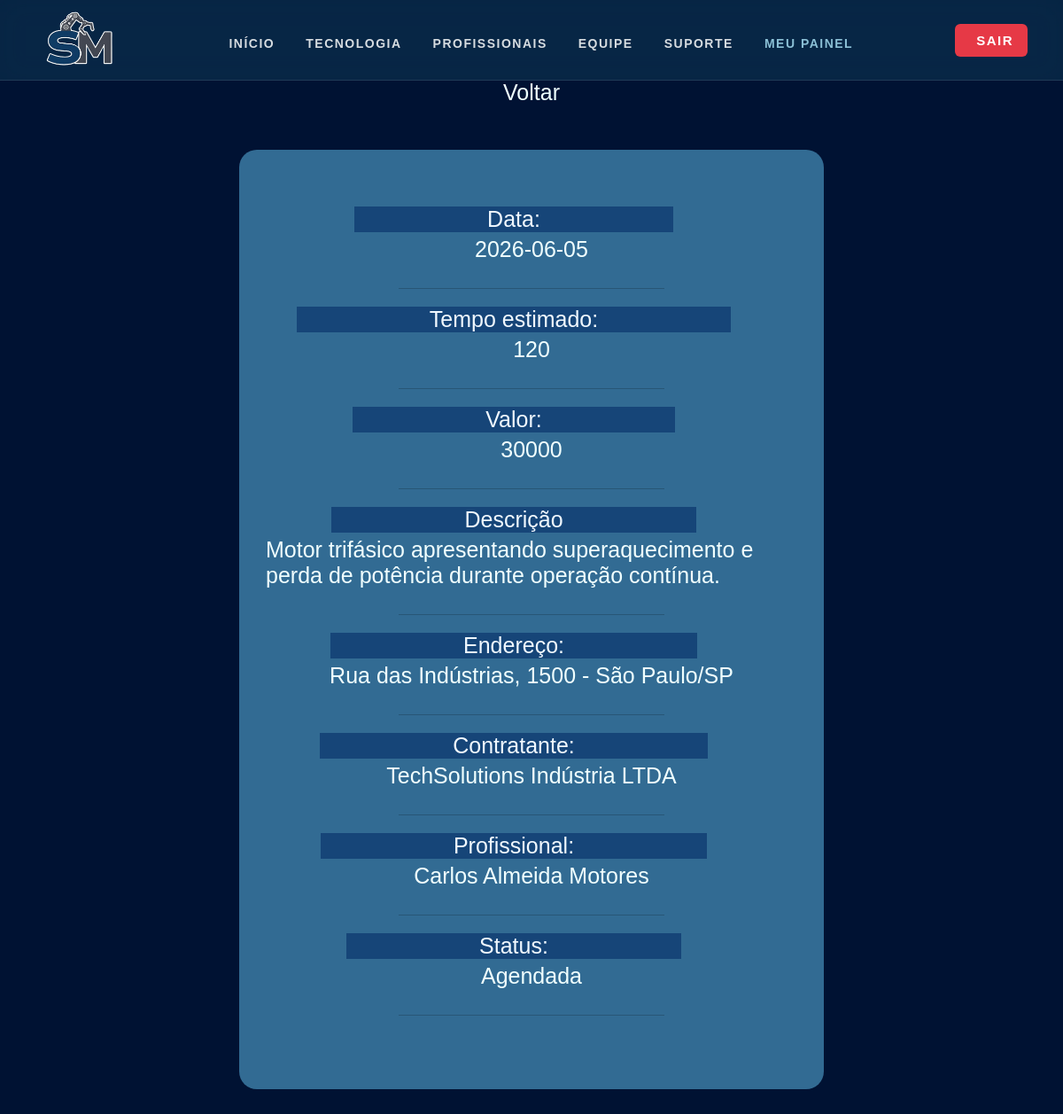
The app's page /user/detalhesContratacao.php?id=3 (signed in), older data.
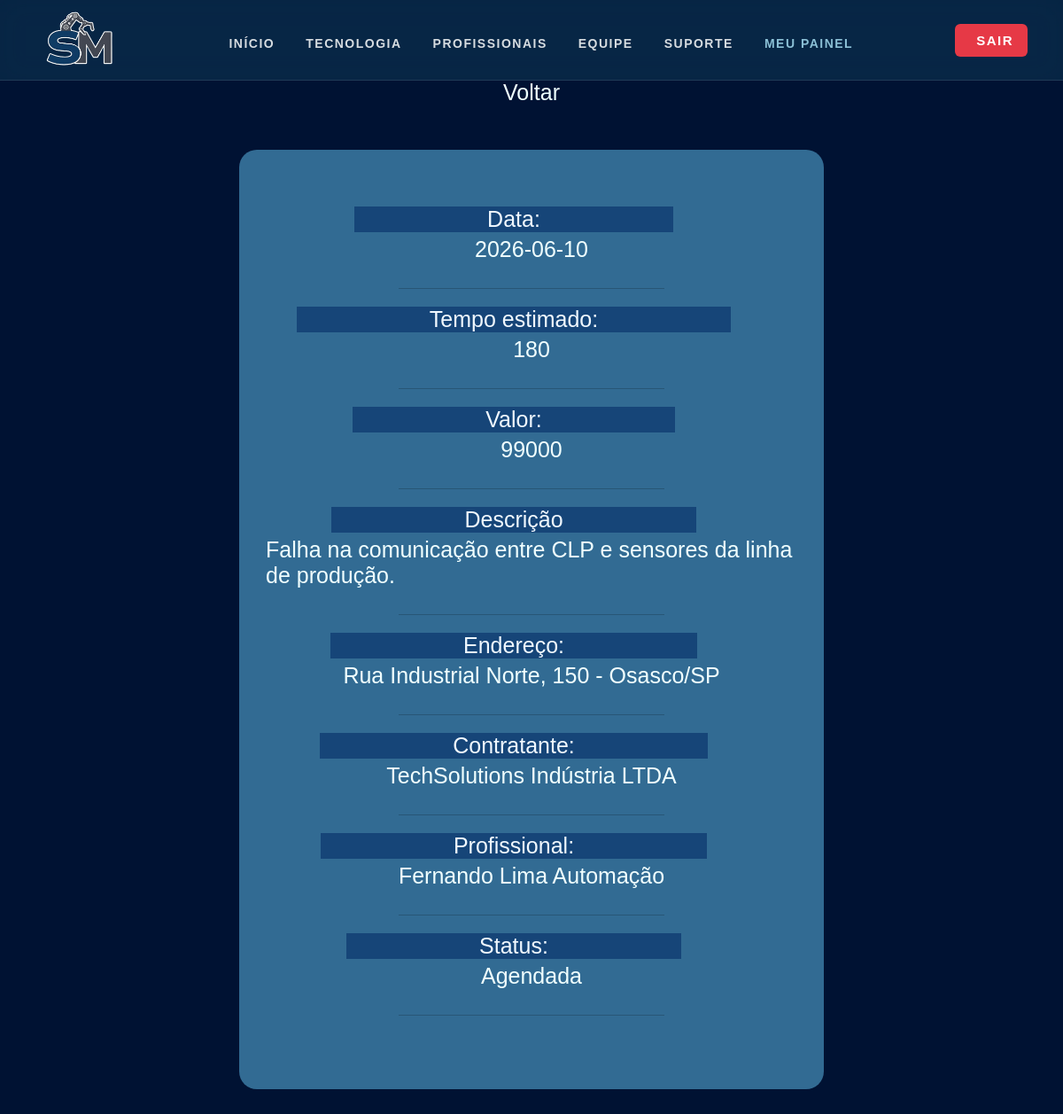
The same page, newer data.
### tables this page shows
CREATE TABLE
    IF NOT EXISTS agenda (
        id_os INT AUTO_INCREMENT PRIMARY KEY,
        data DATE NOT NULL,
        tempo_planejado INT NOT NULL,
        valor_total DECIMAL(10, 2) NOT NULL,
        descricao_problema TEXT NOT NULL,
        tipo_servico ENUM (
            'Manutenção Preventiva',
            'Automação industrial',
            'Engenharia de precisão',
            'Mecatrônica'
        ) NOT NULL,
        endereco_servico VARCHAR(255) NOT NULL,
        metodo_pagamento ENUM ('Pix', 'Débito') NOT NULL,
        status_os ENUM (
            'Pendente',
            'Agendada',
            'Em Andamento',
            'Concluída',
            'Cancelada'
        ) DEFAULT 'Pendente',
        id_cliente INT NOT NULL,
        id_profissional INT NOT NULL,
        FOREIGN KEY (id_cliente) REFERENCES usuarios (id_user),
        FOREIGN KEY (id_profissional) REFERENCES usuarios (id_user)
    );

CREATE TABLE IF NOT EXISTS usuarios (
    id_user INT AUTO_INCREMENT PRIMARY KEY,
    img_user VARCHAR(255),
    nome VARCHAR(100) NOT NULL,
    email VARCHAR(100) UNIQUE NOT NULL,
    senha VARCHAR(255) NOT NULL,
    telefone VARCHAR(20) NOT NULL,
    cpf_cnpj VARCHAR(20) UNIQUE NOT NULL,
    tipo ENUM ('PF', 'PJ') NOT NULL,
    categoria ENUM ('cliente', 'profissional', 'admin') NOT NULL,
    especialidade VARCHAR(100) NULL,
    status ENUM ('Disponível', 'Em Atendimento', 'Inativo') NULL,
    valor_dia DECIMAL(10,2) NULL,
    descricao_func TEXT NULL,
    notas INT NULL CHECK (notas BETWEEN 0 AND 5)
);

### crud.php (called while the page is built, shortened)
<?php
try {
    function read($pdo, $table, $where = null) {
        $sql = "SELECT * FROM $table";
        if ($where) {
            $sql .= " WHERE $where";
        }
        $stmt = $pdo->query($sql);
        return $stmt->fetch(PDO::FETCH_ASSOC);
    }
function read_nome_via_ID($pdo, $table, $id) {
    $sql = "SELECT nome FROM $table WHERE id_user = :id";
    $stmt = $pdo->prepare($sql);
    $stmt->execute([
        ':id' => $id
    ]);
    $resultado = $stmt->fetch(PDO::FETCH_ASSOC);
    return $resultado ? $resultado['nome'] : "Desconhecido";
}
} catch (PDOException $e) {
    die("Erro de conexão: " . $e->getMessage());
}

### user/detalhesContratacao.php (the view, shortened to what this page needs)
<?php
require_once '../crud.php';
$idAgendamento = (int)$_GET['id'];
$agendamento = read($pdo,'agenda',"id_os = $idAgendamento");
$valor = read($pdo, 'usuarios', 'id_user='.$agendamento['id_profissional']);
?>
<!DOCTYPE html>
<html lang="pt-br">
<head>
    <link rel="stylesheet" href="../css/userpage.css">
</head>
<body class="body">
    <header>
    <?php require_once "../partials/header.php";?>
        </header>
        <a href="./historicodecontratacoes.php">Voltar</a>
    <div class="container">
        <?php
                    $nomeCliente = read_nome_via_ID($pdo, 'usuarios', $agendamento['id_cliente']);
                    $nomeProfi   = read_nome_via_ID($pdo, 'usuarios', $agendamento['id_profissional']);
if($idAgendamento){
    echo "
            <label>Data: </label>
            <a>".$agendamento['data']."</a><br><hr>
            <label>Tempo estimado:</label>
            <a>".$agendamento['tempo_planejado']."</a><br><hr>
            <label>Valor: </label>
            <a>".$agendamento['tempo_planejado'] * $valor['valor_dia']."</a><br><hr>
            <label>Descrição</label>
            <a>".$agendamento['descricao_problema']."</a><br><hr>
            <label>Endereço:</label>
            <a>".$agendamento['endereco_servico']."</a><br><hr>
            <label>Contratante: </label>
            <a>".$nomeCliente."</a><br><hr>
            <label>Profissional: </label>
            <a>".$nomeProfi."</a><br><hr>
            <label>Status: </label>
            <a>".$agendamento['status_os']."</a><br><hr>";
}
        ?>
    </div>
</body>
</html>

### partials/header.php (shortened to what this page needs)
<?php
$tipo_usuario = $_SESSION['tipo'] ?? 'visitante';
$base = BASE_URL;
?>
<link rel="stylesheet" href="../css/partials.css">
<header>
    <nav>
        <div class="menu-superior">
            <div class="logo">
                <img src="<?= $base?>img/logosemfundo.png" class="logo">
            </div>
            <ul class="nav-links">
                <li><a href="<?= $base ?>inicio.php">Início</a></li>
                <li><a href="<?= $base ?>tecnologia.php">Tecnologia</a></li>
                <li><a href="<?= $base ?>catalogo_profissionais.php">Profissionais</a></li>
                <li><a href="<?= $base ?>equipe.php">Equipe</a></li>
                <li><a href="<?= $base ?>suporte.php">Suporte</a></li>
                <?php if ($tipo_usuario === 'profissional'): ?>
                    <li><a href="<?= $base ?>profissional/profipage.php" style="color: #8BC0D6; font-weight: bold;">Meu Painel</a></li>
                <?php endif; ?>
            </ul>
            <div class="buttons">
                <?php if ($tipo_usuario === 'visitante'): ?>
                    <a class="btn-entrar" href="<?= $base ?>login.php">Entrar</a>
                    <a class="btn-cadastro" href="<?= $base ?>cadastro.php">Começar <span class="material-symbols-outlined">arrow_outward</span></a>
                <?php else: ?>
                    <a class="btn-entrar" href="<?= $base ?>logout.php" style="background-color: #e63946; color: white; border: none; display: inline-flex; align-items: center; gap: 8px; font-weight: 600;">
                        <i class="fas fa-power-off"></i> Sair
                    </a> <?php endif; ?>
            </div>
        </div>
    </nav>
</header>

### css/userpage.css (style rules this page uses)
* { margin: 0px; padding: 0px; }
body { background-color: #001233; color: aliceblue; font-family: sans-serif; display: flex; align-items: center; justify-content: center; flex-direction: column; font-size: 20px; }
a { text-decoration: none; color: azure; }
img { border-radius: 10px; }
.body { background-color: #001233; color: aliceblue; font-family: sans-serif; display: flex; flex-direction: column; align-items: center; font-size: 25px; }
.container { display: flex; flex-direction: column; margin: 50px auto; width: 50%; min-height: 1000px; background-color: #326b93; padding: 30px; border-radius: 20px; align-items: center; justify-content: center; }
.container label { text-align: start; margin-right: 40px; background-color: #164578; padding-left: 25%; padding-right: 25%; margin-bottom: 5px; }
.container hr { justify-content: center; align-items: center; width: 50%; border:none; border-top: solid 1px rgba(0, 0, 0, 0.2);; height: 20px; ; }

### css/partials.css (style rules this page uses)
header { background-color: rgba(9, 40, 72, 0.65); backdrop-filter: blur(15px); -webkit-backdrop-filter: blur(15px); top: 0; left: 0; width: 100%; height: 90px; z-index: 1000; position: fixed; text-transform: uppercase; border-bottom: 1px solid rgba(255, 255, 255, 0.08); }
nav { width: 100%; height: 100%; }
.menu-superior { display: flex; align-items: center; justify-content: space-between; padding: 0 40px; width: 100%; height: 100%; box-sizing: border-box; }
.nav-links { display: flex; justify-content: center; align-items: center; gap: 35px; list-style: none; margin: 0; padding: 0; }
.nav-links a { color: rgba(255, 255, 255, 0.841); text-decoration: none; font-weight: 600; gap: 8px; padding: 5px 0; border-radius: 6px; font-size: 14px; letter-spacing: 1.5px; position: relative; transition: color 0.3s ease; }
a.btn-entrar { color: #85b5cb; display: inline-flex; align-items: center; text-decoration: none; padding: 10px 16px; border-radius: 6px; }
.buttons { display: flex; gap: 12px; align-items: center; font-weight: 600; font-size: 15px; letter-spacing: 1.5px; }
.logo { display: flex; align-items: center; height: 100%; }
div.logo img { transform: translateY(5px); }
html, body { min-height: 100%; }
body { min-height: 100vh; display: flex; flex-direction: column; padding-top: 90px; }

Row changes from the older to the newer data that the page shows:
changed agenda "Agendada": data "2026-06-05" → "2026-06-10"; tempo_planejado "120" → "180"; $agendamento['tempo_planejado']*$valor['valor_dia'] "30000" → "99000"; descricao_problema "Motor trifásico apresentando superaquecimento e perda de potência durante operação contínua." → "Falha na comunicação entre CLP e sensores da linha de produção."; endereco_servico "Rua das Indústrias, 1500 - São Paulo/SP" → "Rua Industrial Norte, 150 - Osasco/SP"; id_profissional.nome "Carlos Almeida Motores" → "Fernando Lima Automação"
